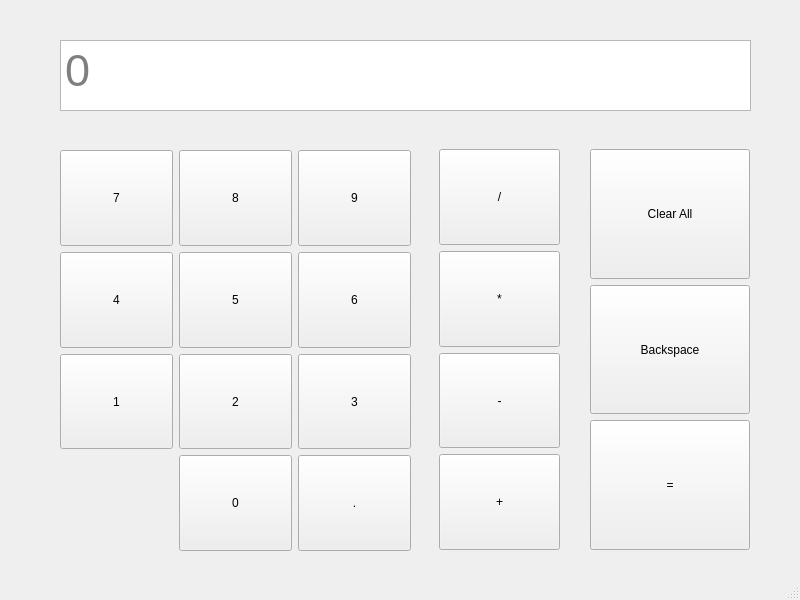
<?xml version="1.0" encoding="UTF-8"?>
<ui version="4.0">
 <class>MainWindow</class>
 <widget class="QMainWindow" name="MainWindow">
  <property name="geometry">
   <rect>
    <x>0</x>
    <y>0</y>
    <width>800</width>
    <height>600</height>
   </rect>
  </property>
  <property name="windowTitle">
   <string>MainWindow</string>
  </property>
  <widget class="QWidget" name="centralwidget">
   <widget class="QWidget" name="gridLayoutWidget">
    <property name="geometry">
     <rect>
      <x>60</x>
      <y>150</y>
      <width>351</width>
      <height>401</height>
     </rect>
    </property>
    <layout class="QGridLayout" name="number_layout">
     <item row="0" column="0">
      <widget class="QPushButton" name="button_7">
       <property name="sizePolicy">
        <sizepolicy hsizetype="Minimum" vsizetype="MinimumExpanding">
         <horstretch>0</horstretch>
         <verstretch>0</verstretch>
        </sizepolicy>
       </property>
       <property name="text">
        <string>7</string>
       </property>
      </widget>
     </item>
     <item row="0" column="1">
      <widget class="QPushButton" name="button_8">
       <property name="sizePolicy">
        <sizepolicy hsizetype="Minimum" vsizetype="MinimumExpanding">
         <horstretch>0</horstretch>
         <verstretch>0</verstretch>
        </sizepolicy>
       </property>
       <property name="text">
        <string>8</string>
       </property>
      </widget>
     </item>
     <item row="1" column="1">
      <widget class="QPushButton" name="button_5">
       <property name="sizePolicy">
        <sizepolicy hsizetype="Minimum" vsizetype="MinimumExpanding">
         <horstretch>0</horstretch>
         <verstretch>0</verstretch>
        </sizepolicy>
       </property>
       <property name="text">
        <string>5</string>
       </property>
      </widget>
     </item>
     <item row="1" column="2">
      <widget class="QPushButton" name="button_6">
       <property name="sizePolicy">
        <sizepolicy hsizetype="Minimum" vsizetype="MinimumExpanding">
         <horstretch>0</horstretch>
         <verstretch>0</verstretch>
        </sizepolicy>
       </property>
       <property name="text">
        <string>6</string>
       </property>
      </widget>
     </item>
     <item row="2" column="1">
      <widget class="QPushButton" name="button_2">
       <property name="sizePolicy">
        <sizepolicy hsizetype="Minimum" vsizetype="MinimumExpanding">
         <horstretch>0</horstretch>
         <verstretch>0</verstretch>
        </sizepolicy>
       </property>
       <property name="text">
        <string>2</string>
       </property>
      </widget>
     </item>
     <item row="2" column="0">
      <widget class="QPushButton" name="button_1">
       <property name="sizePolicy">
        <sizepolicy hsizetype="Minimum" vsizetype="MinimumExpanding">
         <horstretch>0</horstretch>
         <verstretch>0</verstretch>
        </sizepolicy>
       </property>
       <property name="text">
        <string>1</string>
       </property>
      </widget>
     </item>
     <item row="1" column="0">
      <widget class="QPushButton" name="button_4">
       <property name="sizePolicy">
        <sizepolicy hsizetype="Minimum" vsizetype="MinimumExpanding">
         <horstretch>0</horstretch>
         <verstretch>0</verstretch>
        </sizepolicy>
       </property>
       <property name="text">
        <string>4</string>
       </property>
      </widget>
     </item>
     <item row="3" column="2">
      <widget class="QPushButton" name="button_decimal">
       <property name="sizePolicy">
        <sizepolicy hsizetype="Minimum" vsizetype="MinimumExpanding">
         <horstretch>0</horstretch>
         <verstretch>0</verstretch>
        </sizepolicy>
       </property>
       <property name="text">
        <string>.</string>
       </property>
      </widget>
     </item>
     <item row="2" column="2">
      <widget class="QPushButton" name="button_3">
       <property name="sizePolicy">
        <sizepolicy hsizetype="Minimum" vsizetype="MinimumExpanding">
         <horstretch>0</horstretch>
         <verstretch>0</verstretch>
        </sizepolicy>
       </property>
       <property name="text">
        <string>3</string>
       </property>
      </widget>
     </item>
     <item row="0" column="2">
      <widget class="QPushButton" name="button_9">
       <property name="sizePolicy">
        <sizepolicy hsizetype="Minimum" vsizetype="MinimumExpanding">
         <horstretch>0</horstretch>
         <verstretch>0</verstretch>
        </sizepolicy>
       </property>
       <property name="text">
        <string>9</string>
       </property>
      </widget>
     </item>
     <item row="3" column="1">
      <widget class="QPushButton" name="button_0">
       <property name="sizePolicy">
        <sizepolicy hsizetype="Minimum" vsizetype="MinimumExpanding">
         <horstretch>0</horstretch>
         <verstretch>0</verstretch>
        </sizepolicy>
       </property>
       <property name="text">
        <string>0</string>
       </property>
      </widget>
     </item>
    </layout>
   </widget>
   <widget class="QWidget" name="gridLayoutWidget_2">
    <property name="geometry">
     <rect>
      <x>439</x>
      <y>149</y>
      <width>121</width>
      <height>401</height>
     </rect>
    </property>
    <layout class="QGridLayout" name="operator_layout">
     <item row="2" column="0">
      <widget class="QPushButton" name="button_subtract">
       <property name="sizePolicy">
        <sizepolicy hsizetype="Minimum" vsizetype="MinimumExpanding">
         <horstretch>0</horstretch>
         <verstretch>0</verstretch>
        </sizepolicy>
       </property>
       <property name="text">
        <string>-</string>
       </property>
      </widget>
     </item>
     <item row="1" column="0">
      <widget class="QPushButton" name="button_multiply">
       <property name="sizePolicy">
        <sizepolicy hsizetype="Minimum" vsizetype="MinimumExpanding">
         <horstretch>0</horstretch>
         <verstretch>0</verstretch>
        </sizepolicy>
       </property>
       <property name="text">
        <string>*</string>
       </property>
      </widget>
     </item>
     <item row="0" column="0">
      <widget class="QPushButton" name="button_divide">
       <property name="sizePolicy">
        <sizepolicy hsizetype="Minimum" vsizetype="MinimumExpanding">
         <horstretch>0</horstretch>
         <verstretch>0</verstretch>
        </sizepolicy>
       </property>
       <property name="text">
        <string>/</string>
       </property>
      </widget>
     </item>
     <item row="3" column="0">
      <widget class="QPushButton" name="button_add">
       <property name="sizePolicy">
        <sizepolicy hsizetype="Minimum" vsizetype="MinimumExpanding">
         <horstretch>0</horstretch>
         <verstretch>0</verstretch>
        </sizepolicy>
       </property>
       <property name="text">
        <string>+</string>
       </property>
      </widget>
     </item>
    </layout>
   </widget>
   <widget class="QWidget" name="gridLayoutWidget_3">
    <property name="geometry">
     <rect>
      <x>590</x>
      <y>149</y>
      <width>160</width>
      <height>401</height>
     </rect>
    </property>
    <layout class="QGridLayout" name="action_layout">
     <item row="1" column="0">
      <widget class="QPushButton" name="button_backspace">
       <property name="sizePolicy">
        <sizepolicy hsizetype="Minimum" vsizetype="MinimumExpanding">
         <horstretch>0</horstretch>
         <verstretch>0</verstretch>
        </sizepolicy>
       </property>
       <property name="text">
        <string>Backspace</string>
       </property>
      </widget>
     </item>
     <item row="0" column="0">
      <widget class="QPushButton" name="button_clear">
       <property name="sizePolicy">
        <sizepolicy hsizetype="Minimum" vsizetype="MinimumExpanding">
         <horstretch>0</horstretch>
         <verstretch>0</verstretch>
        </sizepolicy>
       </property>
       <property name="text">
        <string>Clear All</string>
       </property>
      </widget>
     </item>
     <item row="2" column="0">
      <widget class="QPushButton" name="button_evaluate">
       <property name="sizePolicy">
        <sizepolicy hsizetype="Minimum" vsizetype="MinimumExpanding">
         <horstretch>0</horstretch>
         <verstretch>0</verstretch>
        </sizepolicy>
       </property>
       <property name="text">
        <string>=</string>
       </property>
      </widget>
     </item>
    </layout>
   </widget>
   <widget class="QTextEdit" name="eval_text">
    <property name="geometry">
     <rect>
      <x>60</x>
      <y>40</y>
      <width>691</width>
      <height>71</height>
     </rect>
    </property>
    <property name="font">
     <font>
      <pointsize>34</pointsize>
     </font>
    </property>
    <property name="lineWrapMode">
     <enum>QTextEdit::NoWrap</enum>
    </property>
    <property name="placeholderText">
     <string>0</string>
    </property>
   </widget>
  </widget>
  <widget class="QMenuBar" name="menubar">
   <property name="geometry">
    <rect>
     <x>0</x>
     <y>0</y>
     <width>800</width>
     <height>24</height>
    </rect>
   </property>
  </widget>
  <widget class="QStatusBar" name="statusbar"/>
 </widget>
 <resources/>
 <connections/>
</ui>
